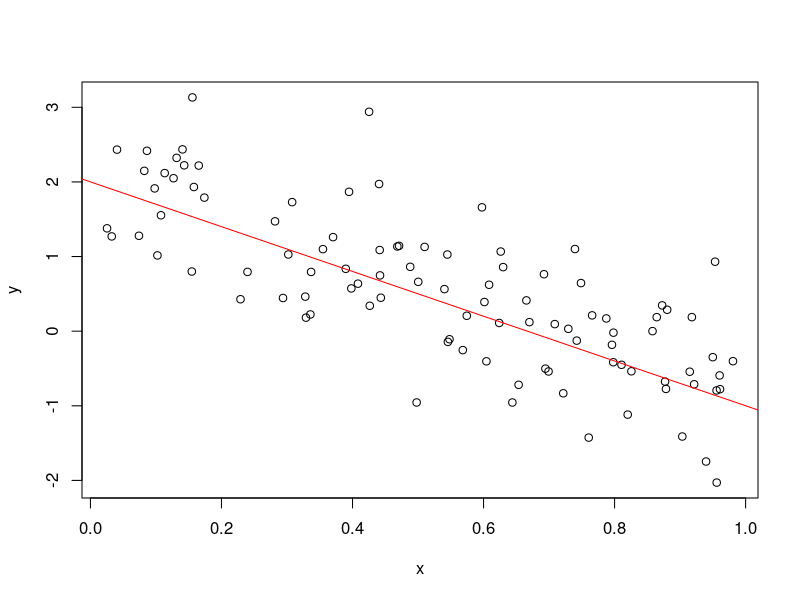

Here is the R script that generated this plot:
n  <- 100
a <- 2
b <- -3
sigSq <- 0.5
x <- runif(n)
y <- a + b * x + rnorm(n, sd = sqrt(sigSq))
(avgX <- mean(x))
write(avgX, "avgX.txt")
plot(x, y)
abline(a, b, col = "red")
dev.print(pdf, "toylinePlot.pdf")
